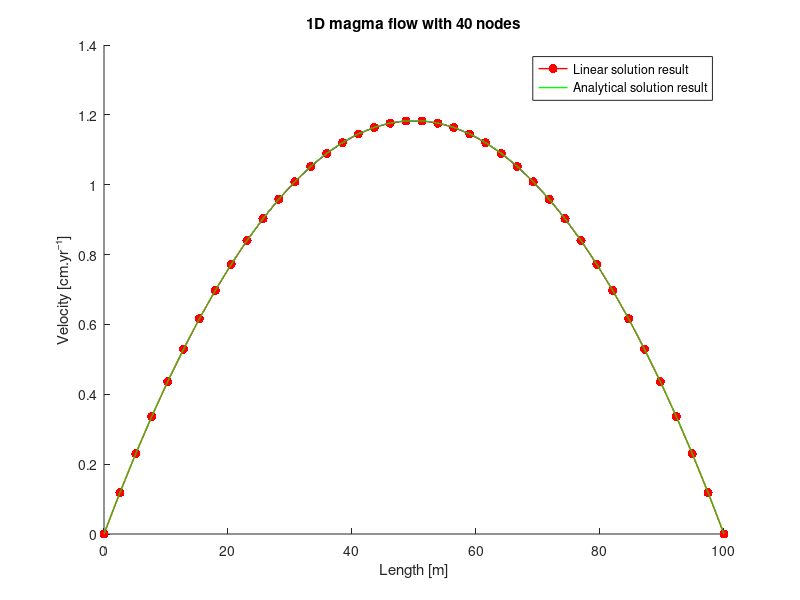

The MATLAB source for this figure:
clearvars; close all; clc;
%% Parameters
% code parameters
n = 40; % number of nodes, the bigger the more precise but more computing time

% physics parameters
v_bc = 0; % boundary condition (start and end) [m.s⁻¹]
xsize = 100; % width (x-axis) of the dyke [m]
eta = 1e16; % viscosity [Pa.s]
rho = 2800; % density [kg.m⁻³]
dPdy = 31000; % pressure over height (y-axis) [Pa.m⁻¹]
g = 10; % gravity acceleration [m.s⁻¹]

%% Functions
% physics
dx = xsize/(n-1); % set dx size relative to the node number, -1 (because slots between)
RHS = (dPdy-rho*g)/eta; % Righ hand side of the equation, constants
conversion_year = 100*60*60*24*365.25; % conversion from m.s⁻¹ to cm.y⁻¹

% code initialisation
x = 0:dx:xsize; % create x vector with dx interval from 0 to L
R = zeros(n,1); % initiate response vector
L = zeros(n,n); % initiate stiffness matrix

% boundary condition
R(1,1) = v_bc; % boundary condition left
R(n,1) = v_bc; % boundary condition right
L(1,1) = 1; % boundary condition for L top left
L(n,n) = 1; % boundary condition for L bottom right

% compute solution
for i=2:1:n-1 % loop to fill matrix
    R(i,1) = RHS; % create RHS vector of length 2 to n-1
    L(i,i-1) = dx^-2; % compute first diagonal L
    L(i,i) = -2*dx^-2; % compute second diagonal L
    L(i,i+1) = dx^-2; % compute third diagonal L
end
S = L\R; % compute linear solution of L*S=R for S

% compute analytical for veryfing the results
x_ana = 0:0.001:xsize; % analytical x, for comparison later
V_ana = (1/(2*eta))*(dPdy-rho*g)*(x_ana.^2 - xsize*x_ana); % anatycal solution for comparison, same answer but not able to modify as we could the other solution

%% Plots
figure(1)
hold on
plot(x,-S.*conversion_year,'r.-','MarkerSize',20,'LineWidth',1)
plot(x_ana,-V_ana.*conversion_year,'g','LineWidth',1)
title(['1D magma flow with ',num2str(n),' nodes'])
xlabel('Length [m]')
ylabel('Velocity [cm.yr⁻¹]')
legend('Linear solution result','Analytical solution result','Location','best')

